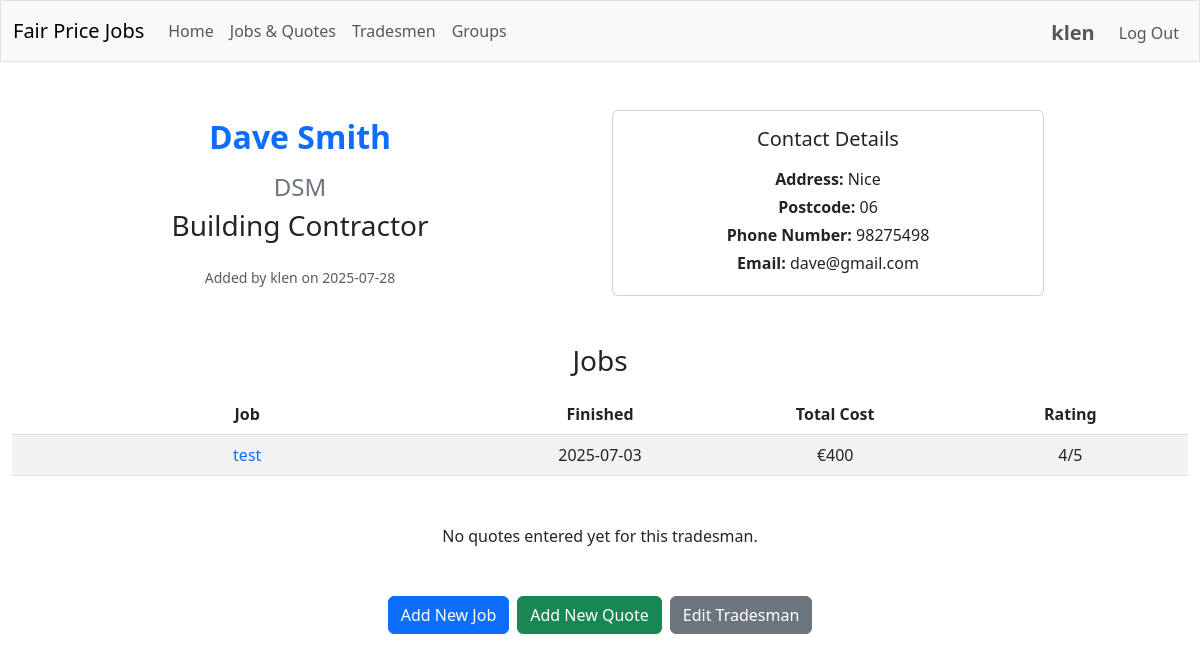
The app's page /tradesman/1 (signed in) with its own data.
### tables this page shows
CREATE TABLE users (
    id INTEGER PRIMARY KEY AUTOINCREMENT,
    username TEXT NOT NULL UNIQUE,
    firstname TEXT NOT NULL,
    lastname TEXT NOT NULL,
    email TEXT NOT NULL UNIQUE,
    postcode TEXT NOT NULL,
    hash TEXT NOT NULL
);

CREATE TABLE tradesmen (
    id INTEGER PRIMARY KEY AUTOINCREMENT,
    trade TEXT NOT NULL,
    first_name TEXT,
    family_name TEXT NOT NULL,
    company_name TEXT,
    address TEXT NOT NULL,
    postcode TEXT NOT NULL,
    phone_number TEXT NOT NULL,
    email TEXT
);

CREATE TABLE jobs (
    id INTEGER PRIMARY KEY AUTOINCREMENT,
    user_id INTEGER NOT NULL,
    tradesman_id INTEGER NOT NULL,
    type TEXT NOT NULL CHECK (type IN ('job', 'quote')) DEFAULT 'job',
    date_started TEXT,
    date_finished TEXT,
    date_requested TEXT,
    date_received TEXT,
    title TEXT NOT NULL,
    description TEXT NOT NULL,
    call_out_fee INTEGER NULL,
    materials_fee INTEGER NULL,
    hourly_rate INTEGER NULL,
    hours_worked REAL NULL,
    hours_estimated REAL NULL,
    daily_rate INTEGER NULL,
    days_worked REAL NULL,
    days_estimated REAL NULL,
    total_cost INTEGER NULL CHECK (total_cost IS NULL OR total_cost >= 0),
    total_quote INTEGER NULL CHECK (total_quote IS NULL OR total_quote >= 0),
    rating INTEGER NULL CHECK (rating IS NULL OR (rating >= 1 AND rating <= 5)),
    status TEXT CHECK (status IN ('pending', 'accepted', 'declined')) DEFAULT 'pending', quote_file TEXT, job_file TEXT,
    FOREIGN KEY (tradesman_id) REFERENCES tradesmen (id) ON DELETE CASCADE
);

### app/routes/tradesmen.py (the view)
@tradesmen_bp.route("/tradesman/<int:tradesman_id>")
@login_required
def view_tradesman(tradesman_id: int) -> Union[str, Response]:
    try:
        tradesman = tradesman_service.get_tradesman_by_id(tradesman_id)
        if not tradesman:
            flash("Tradesman not found.", "error")
            return redirect(url_for("groups.search_groups"))
        jobs = tradesman_service.get_tradesman_jobs(tradesman_id)
        quotes = tradesman_service.get_tradesman_quotes(tradesman_id)
        group_id = session.get('group_id')
        added_by_info = tradesman_service.get_tradesman_added_by_info(tradesman_id)
        can_edit = tradesman_service.can_user_edit_tradesman(session["user_id"], tradesman_id)
        return render_template("view_tradesman.html",
                             tradesman=tradesman,
                             jobs=jobs,
                             quotes=quotes,
                             group_id=group_id,
                             can_edit=can_edit,
                             added_by_info=added_by_info)
    except Exception as e:
        flash(f"An error occurred while fetching tradesman data: {str(e)}", "error")
        return redirect(url_for("groups.search_groups"))

### app/helpers.py (called while the page is built)
def login_required(f: Callable) -> Callable:
    @wraps(f)
    def decorated_function(*args: Any, **kwargs: Any) -> Union[Response, Any]:
        if session.get("user_id") is None:
            return redirect("/login")
        return f(*args, **kwargs)
    return decorated_function

### app/services/database.py (called while the page is built)
def get_db_service() -> DatabaseService:
    return db_service

    def get_connection(self):
        if self.database_path is None:
            raise ValueError("Database path is not configured")
        try:
            if not hasattr(g, '_database'):
                g._database = sqlite3.connect(self.database_path, isolation_level=None)
                g._database.row_factory = sqlite3.Row
                g._database.execute("PRAGMA foreign_keys = ON")
            return g._database
        except RuntimeError:
            if not hasattr(self, '_test_connection'):
                self._test_connection = sqlite3.connect(self.database_path, isolation_level=None)
                self._test_connection.row_factory = sqlite3.Row
                self._test_connection.execute("PRAGMA foreign_keys = ON")
            return self._test_connection

    def close_connection(self):
        try:
            if hasattr(g, '_database'):
                g._database.close()
                delattr(g, '_database')
        except RuntimeError:
            if hasattr(self, '_test_connection'):
                self._test_connection.close()
                delattr(self, '_test_connection')

    @contextmanager
    def get_cursor(self):
        conn = self.get_connection()
        cursor = conn.cursor()
        try:
            yield cursor
        except Exception as e:
            logger.error(f"Database error: {e}")
            conn.rollback()
            raise
        finally:
            cursor.close()

    def execute_query(self, query: str, params: Tuple = ()) -> List[Dict[str, Any]]:
        with self.get_cursor() as cursor:
            cursor.execute(query, params)
            columns = [column[0] for column in cursor.description]
            return [dict(zip(columns, row)) for row in cursor.fetchall()]

    def execute_single_query(self, query: str, params: Tuple = ()) -> Optional[Dict[str, Any]]:
        with self.get_cursor() as cursor:
            cursor.execute(query, params)
            row = cursor.fetchone()
            if row:
                columns = [column[0] for column in cursor.description]
                return dict(zip(columns, row))
            return None

### templates/view_tradesman.html (shortened to what this page needs)
{% extends "layout.html" %}
{% block main %}
<div class="row align-items-center">
    <div class="col-md-6 d-flex flex-column justify-content-end">
        <h2 class="text-primary fw-bold mb-3">
            {% if tradesman.first_name %}
                {{ tradesman.first_name }} {{ tradesman.family_name }}
            {% else %}
                {{ tradesman.family_name }}
            {% endif %}
        </h2>
        {% if tradesman.company_name %}
            <h4 class="text-secondary mb-2">{{ tradesman.company_name }}</h4>
        {% endif %}
        <h3 class="mb-4">{{ tradesman.trade }}</h3>
        {% if added_by_info %}
            <p class="text-muted small mb-0">
                 Added by {{ added_by_info.username }}
                on {{ added_by_info.date_added if added_by_info.date_added else 'Unknown date' }}
            </p>
        {% endif %}
    </div>
    <div class="col-md-6 d-flex justify-content-start">
        <div class="card w-75 me-5">
            <div class="card-body">
                <h5 class="card-title mb-3">Contact Details</h5>
                <p class="card-text mb-1"><strong>Address:</strong> {{ tradesman.address }}</p>
                <p class="card-text mb-1"><strong>Postcode:</strong> {{ tradesman.postcode }}</p>
                <p class="card-text mb-1"><strong>Phone Number:</strong> {{ tradesman.phone_number }}</p>
                <p class="card-text mb-1"><strong>Email:</strong> {{ tradesman.email }}</p>
            </div>
        </div>
    </div>
</div>
{% if jobs %}
    <h3 class="mb-3">Jobs</h3>
        <table class="table table-striped">
        <thead>
            <tr>
                <th style="width: 40%;">Job</th>
                <th style="width: 20%;">Finished</th>
                <th style="width: 20%;">Total Cost</th>
                <th style="width: 20%;">Rating</th>
            </tr>
        </thead>
        <tbody>
            {% for job in jobs %}
                <tr>
                                                <td>
                                <a href="{{ url_for('jobs.view_job', job_id=job.id) }}" class="text-decoration-none">
                                    {{ job.title }}
                                </a>
                            </td>
                            <td>{{ job.date_finished if job.date_finished else 'N/A' }}</td>
                    <td>€{{ job.total_cost if job.total_cost else 'N/A' }}</td>
                                                <td>{% if job.rating %}{{ job.rating }}/5{% else %}None{% endif %}</td>
                </tr>
            {% endfor %}
        </tbody>
    </table>
{% else %}
    <p>No jobs entered yet for this tradesman.</p>
{% endif %}
{% if quotes %}
    <h3 class="mb-3 mt-5">Quotes</h3>
        <table class="table table-striped">
        <thead>
            <tr>
                <th style="width: 40%;">Quote</th>
                <th style="width: 20%;">Received</th>
                <th style="width: 20%;">Total Quote</th>
                <th style="width: 20%;">Status</th>
            </tr>
        </thead>
        <tbody>
            {% for quote in quotes %}
                <tr>
                                                <td>
                                <a href="{{ url_for('jobs.view_quote', quote_id=quote.id) }}" class="text-decoration-none">
                                    <span class="fw-semibold text-primary">{{ quote.title }}</span>
                                </a>
                            </td>
                            <td>{{ quote.date_received if quote.date_received else 'N/A' }}</td>
                    <td>€{{ quote.total_quote if quote.total_quote else 'N/A' }}</td>
                    <td>
                        <span class="badge bg-{% if quote.status == 'accepted' %}success{% elif quote.status == 'declined' %}danger{% else %}warning{% endif %}">
                            {{ quote.status|title }}
                        </span>
                    </td>
                </tr>
            {% endfor %}
        </tbody>
    </table>
{% else %}
    <p class="mt-5">No quotes entered yet for this tradesman.</p>
{% endif %}
<div class="d-flex justify-content-center align-items-center mt-5 mb-4">
                    <a href="{{ url_for('jobs.add_job', tradesman_id=tradesman.id) }}" class="btn btn-primary me-2">Add New Job</a>
                    <a href="{{ url_for('jobs.add_quote', tradesman_id=tradesman.id) }}" class="btn btn-success me-2">Add New Quote</a>
    {% if can_edit %}
        <a href="{{ url_for('tradesmen.edit_tradesman', tradesman_id=tradesman.id) }}" class="btn btn-secondary">Edit Tradesman</a>
    {% endif %}
</div>
{% endblock %}

### templates/layout.html (shortened to what this page needs)
<!DOCTYPE html>
<html lang="en">
    <head>
        <link href="https://cdn.jsdelivr.net/npm/bootstrap@5.3.0/dist/css/bootstrap.min.css" rel="stylesheet">
        <link rel="stylesheet" href="{{ url_for('static', filename='css/custom.css') }}">
    </head>
    <body>
        <nav class="navbar navbar-expand-md navbar-light bg-light border">
            <div class="container-fluid">
                <a class="navbar-brand mb-0 align-items-center" href="/">Fair Price Jobs</a>
                <div class="collapse navbar-collapse" id="navbarNav">
                    {% if session.user_id %}
                        <ul class="navbar-nav me-auto mb-2 mb-lg-0">
                            <li class="nav-item">
                                <a class="nav-link" href="{{ url_for('main.index') }}">Home</a>
                            </li>
                            <li class="nav-item">
                                <a class="nav-link" href="{{ url_for('search.search_jobs_quotes') }}">Jobs & Quotes</a>
                            </li>
                            <li class="nav-item">
                                <a class="nav-link" href="{{ url_for('search.search_tradesmen') }}">Tradesmen</a>
                            </li>
                            <li class="nav-item">
                                <a class="nav-link" href="{{ url_for('groups.search_groups') }}">Groups</a>
                            </li>
                        </ul>
                        <ul class="navbar-nav ms-auto mt-1 align-items-center">
                            <li class="nav-item me-3">
                                <a class="nav-link fs-5 fw-bold p-0" href="{{ url_for('profile.user_profile', user_id=session.user_id) }}">{{ session.username }}</a>
                            </li>
                            <li class="nav-item">
                                <a class="nav-link" href="/logout">Log Out</a>
                            </li>
                        </ul>
                    {% endif %}
                </div>
            </div>
        </nav>
        <main class="container-fluid py-5 text-center">
            {% block main %}{% endblock %}
        </main>
    </body>
</html>

### records on screen
users: username "klen"
tradesmen: first_name "Dave", family_name "Smith", company_name "DSM", trade "Building Contractor", address "Nice", postcode "06", phone_number "98275498", email "dave@gmail.com"
jobs: title "test", date_finished "2025-07-03", total_cost "400", rating "4"
